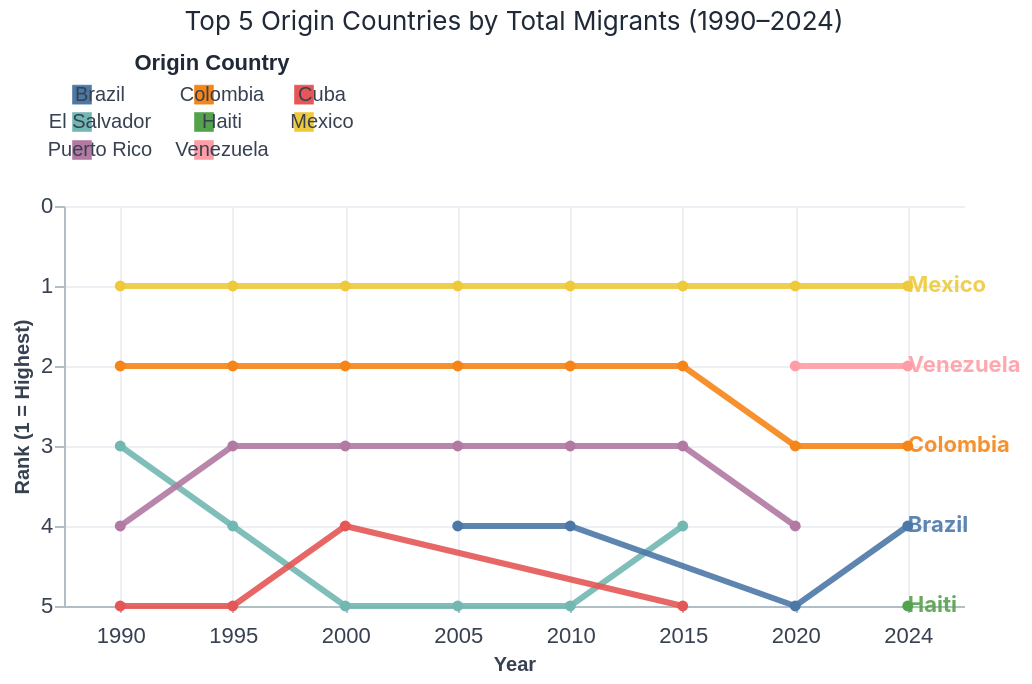

The notebook cell this image was saved under:
### Code cell
def rank_data(df):
    """
    Rank data for the top 5 origin countries by total migrants per year.
    """

    ranked = (
        df.filter(pl.col("year") >= 1990)
          .group_by(["year", "origin"])
          .agg(pl.col("total_migrants").sum().alias("total"))
          .with_columns(
              pl.col("total")
              .rank("dense", descending=True)
              .over("year")
              .alias("rank")
          )
          .filter(pl.col("rank") <= 5)
          .sort(["year", "rank"])
    )
    return ranked


def rank_line(df):
    """
    Create a rank line (bump chart) for the top 5 origin countries over time.
    Transparent background, Oxford Blue palette, and labels for 2024.
    """

    lines = (alt.Chart(df)
        .mark_line(point=True, strokeWidth=3)
        .encode(
            x=alt.X("year:O", title="Year"),
            y=alt.Y("rank:Q",
                    title="Rank (1 = Highest)",
                    scale=alt.Scale(reverse=True)),
            color=alt.Color("origin:N", title="Origin Country")) )

    labels = (
        alt.Chart(df.filter(pl.col("year") == 2024))
        .mark_text(align="left", fontWeight="bold")
        .encode(
            x=alt.X("year:O"),
            y=alt.Y("rank:Q", scale=alt.Scale(reverse=True)),
            text="origin:N",
            color=alt.Color("origin:N")))
    
    chart = (
        (lines + labels)
        .properties(
            width=450,
            height=200,
            background="transparent",
            title=alt.TitleParams(
                text="Top 5 Origin Countries by Total Migrants (1990–2024)",
                anchor="middle")))

    return chart


# === Example usage ===
origins_rank = rank_data(migrants_grouped)
chart_origins = rank_line(origins_rank)
save_chart(chart_origins, "rank_line_origins")
chart_origins

### Figure 1 — Vega-Lite specification as saved in the notebook (floating-point values rounded to 4 significant figures)
{"config": {"title": {"fontSize": 13, "fontWeight": "normal", "anchor": "middle", "color": "#1F2937", "font": "Inter, Helvetica, Arial, sans-serif", "subtitleFontSize": 12, "subtitleColor": "#4B5563", "subtitleFont": "Inter, Helvetica, Arial, sans-serif", "subtitlePadding": 2, "subtitleLineHeight": 15}, "text": {"fontSize": 11, "fontWeight": "normal", "font": "Inter, Helvetica, Arial, sans-serif", "color": "#1F2937", "align": "center", "baseline": "middle"}, "axis": {"labelFontSize": 11, "titleFontSize": 10, "grid": true, "gridColor": "#ECEFF4", "domainColor": "#B0BEC5", "tickColor": "#B0BEC5", "labelColor": "#374151", "titleColor": "#374151", "labelAlign": "center", "titleAlign": "center", "labelPadding": 4}, "axisX": {"labelAngle": 0, "labelAlign": "center", "labelBaseline": "top", "labelPadding": 6, "tickSize": 3}, "legend": {"titleFontSize": 11, "labelFontSize": 10, "cornerRadius": 6, "orient": "top", "direction": "horizontal", "titleAnchor": "middle", "labelAlign": "center", "titleAlign": "center", "padding": 4, "symbolSize": 90, "symbolType": "square", "symbolStrokeWidth": 0.3, "titleColor": "#1F2937", "labelColor": "#374151", "columns": 3, "columnPadding": 10, "symbolLimit": 200}, "view": {"stroke": null, "fill": "transparent"}, "geoshape": {"fill": "#f9f9f9", "stroke": "#cccccc", "strokeWidth": 0.4}, "range": {"category": {"scheme": "tableau10"}, "heatmap": {"scheme": "blues"}, "diverging": {"scheme": "redblue"}, "ramp": {"scheme": "blues"}}, "mark": {"opacity": 0.9}}, "layer": [{"data": {"name": "data-01ea437c2d65c893b5e032362a984b54"}, "mark": {"type": "line", "point": true, "strokeWidth": 3}, "encoding": {"color": {"field": "origin", "title": "Origin Country", "type": "nominal"}, "x": {"field": "year", "title": "Year", "type": "ordinal"}, "y": {"field": "rank", "scale": {"reverse": true}, "title": "Rank (1 = Highest)", "type": "quantitative"}}}, {"data": {"name": "data-318da63293c4cc8ae10554528fb4b89b"}, "mark": {"type": "text", "align": "left", "fontWeight": "bold"}, "encoding": {"color": {"field": "origin", "type": "nominal"}, "text": {"field": "origin", "type": "nominal"}, "x": {"field": "year", "type": "ordinal"}, "y": {"field": "rank", "scale": {"reverse": true}, "type": "quantitative"}}}], "background": "transparent", "height": 200, "title": {"text": "Top 5 Origin Countries by Total Migrants (1990–2024)", "anchor": "middle"}, "width": 450, "$schema": "https://vega.github.io/schema/vega-lite/v5.8.0.json", "datasets": {"data-01ea437c2d65c893b5e032362a984b54": [{"year": 1990, "origin": "Mexico", "total": 4.589, "rank": 1}, {"year": 1990, "origin": "Colombia", "total": 1.001, "rank": 2}, {"year": 1990, "origin": "El Salvador", "total": 0.9556, "rank": 3}, {"year": 1990, "origin": "Puerto Rico", "total": 0.9226, "rank": 4}, {"year": 1990, "origin": "Cuba", "total": 0.8396, "rank": 5}, {"year": 1995, "origin": "Mexico", "total": 7.166, "rank": 1}, {"year": 1995, "origin": "Colombia", "total": 1.181, "rank": 2}, {"year": 1995, "origin": "Puerto Rico", "total": 1.044, "rank": 3}, {"year": 1995, "origin": "El Salvador", "total": 1.005, "rank": 4}, {"year": 1995, "origin": "Cuba", "total": 0.9177, "rank": 5}, {"year": 2000, "origin": "Mexico", "total": 9.368, "rank": 1}, {"year": 2000, "origin": "Colombia", "total": 1.47, "rank": 2}, {"year": 2000, "origin": "Puerto Rico", "total": 1.181, "rank": 3}, {"year": 2000, "origin": "Cuba", "total": 1.033, "rank": 4}, {"year": 2000, "origin": "El Salvador", "total": 0.9067, "rank": 5}, {"year": 2005, "origin": "Mexico", "total": 11.33, "rank": 1}, {"year": 2005, "origin": "Colombia", "total": 1.823, "rank": 2}, {"year": 2005, "origin": "Puerto Rico", "total": 1.358, "rank": 3}, {"year": 2005, "origin": "Brazil", "total": 1.215, "rank": 4}, {"year": 2005, "origin": "El Salvador", "total": 1.108, "rank": 5}, {"year": 2010, "origin": "Mexico", "total": 12.11, "rank": 1}, {"year": 2010, "origin": "Colombia", "total": 2.558, "rank": 2}, {"year": 2010, "origin": "Puerto Rico", "total": 1.555, "rank": 3}, {"year": 2010, "origin": "Brazil", "total": 1.366, "rank": 4}, {"year": 2010, "origin": "El Salvador", "total": 1.359, "rank": 5}, {"year": 2015, "origin": "Mexico", "total": 12.18, "rank": 1}, {"year": 2015, "origin": "Colombia", "total": 2.72, "rank": 2}, {"year": 2015, "origin": "Puerto Rico", "total": 1.709, "rank": 3}, {"year": 2015, "origin": "El Salvador", "total": 1.542, "rank": 4}, {"year": 2015, "origin": "Cuba", "total": 1.519, "rank": 5}, {"year": 2020, "origin": "Mexico", "total": 11.45, "rank": 1}, {"year": 2020, "origin": "Venezuela", "total": 5.477, "rank": 2}, {"year": 2020, "origin": "Colombia", "total": 3.165, "rank": 3}, {"year": 2020, "origin": "Puerto Rico", "total": 1.887, "rank": 4}, {"year": 2020, "origin": "Brazil", "total": 1.855, "rank": 5}, {"year": 2024, "origin": "Mexico", "total": 11.6, "rank": 1}, {"year": 2024, "origin": "Venezuela", "total": 8.329, "rank": 2}, {"year": 2024, "origin": "Colombia", "total": 3.652, "rank": 3}, {"year": 2024, "origin": "Brazil", "total": 2.194, "rank": 4}, {"year": 2024, "origin": "Haiti", "total": 2.018, "rank": 5}], "data-318da63293c4cc8ae10554528fb4b89b": [{"year": 2024, "origin": "Mexico", "total": 11.6, "rank": 1}, {"year": 2024, "origin": "Venezuela", "total": 8.329, "rank": 2}, {"year": 2024, "origin": "Colombia", "total": 3.652, "rank": 3}, {"year": 2024, "origin": "Brazil", "total": 2.194, "rank": 4}, {"year": 2024, "origin": "Haiti", "total": 2.018, "rank": 5}]}}
